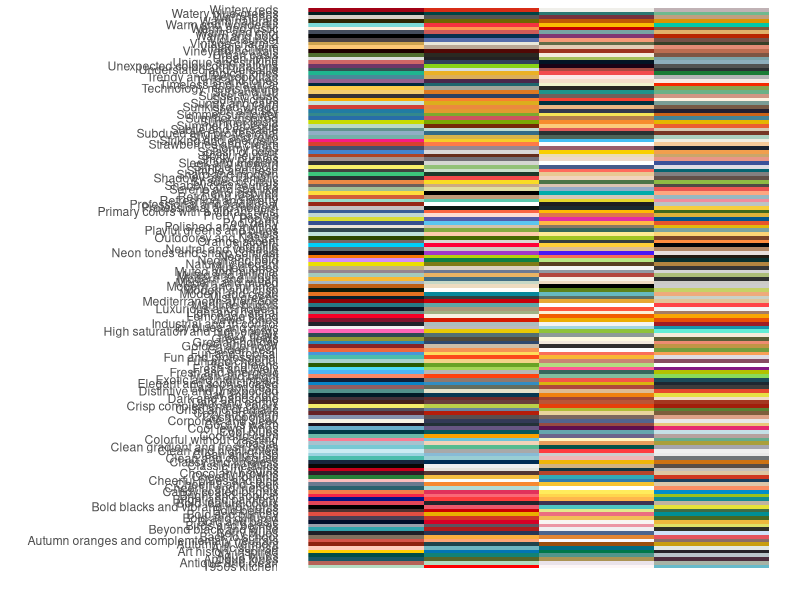
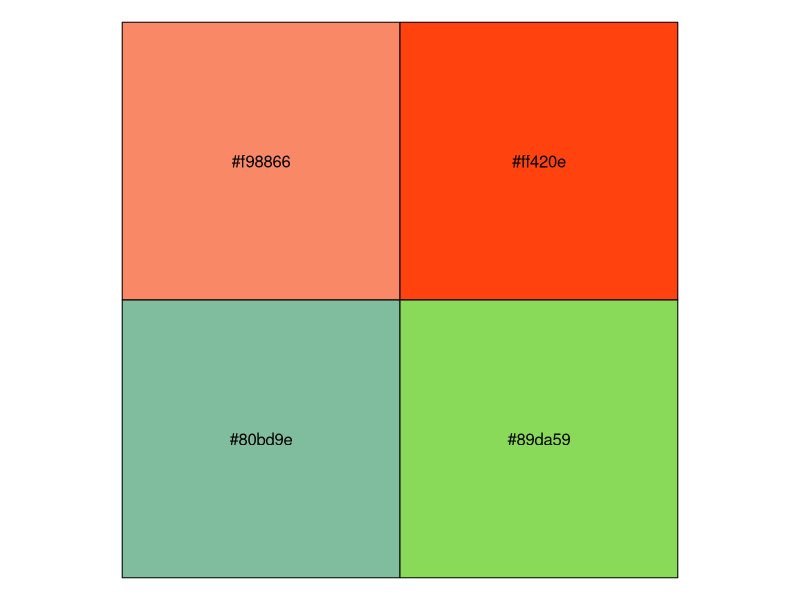
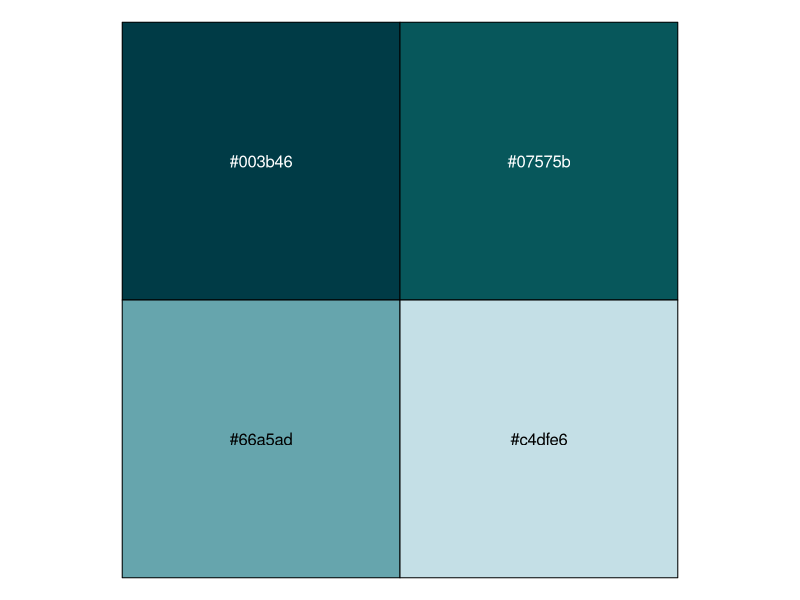
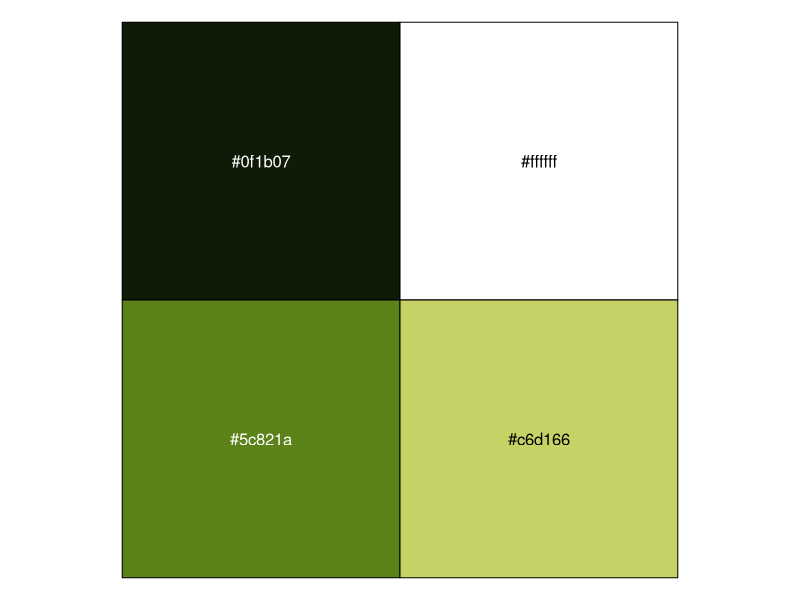

Write R code to recreate these figures, in order.
library(ggthemes)


### Name: canva_palettes
### Title: 150 Color Palettes from Canva
### Aliases: canva_palettes
### Keywords: datasets

### ** Examples

require("ggplot2")
require("purrr")
require("tibble")
require("scales")
require("dplyr")
canva_df <- map2_df(canva_palettes, names(canva_palettes),
                    ~ tibble(colors = .x, .id = seq_along(colors),
                             palette = .y))
ggplot(canva_df, aes(y = palette, x = .id, fill = colors)) +
       geom_raster() +
       scale_fill_identity(guide = FALSE) +
       theme_minimal() +
       theme(panel.grid = element_blank(),
             axis.text.x = element_blank()) +
       labs(x = "", y = "")

show_col(canva_pal("Fresh and bright")(4))
show_col(canva_pal("Cool blues")(4))
show_col(canva_pal("Modern and crisp")(4))
